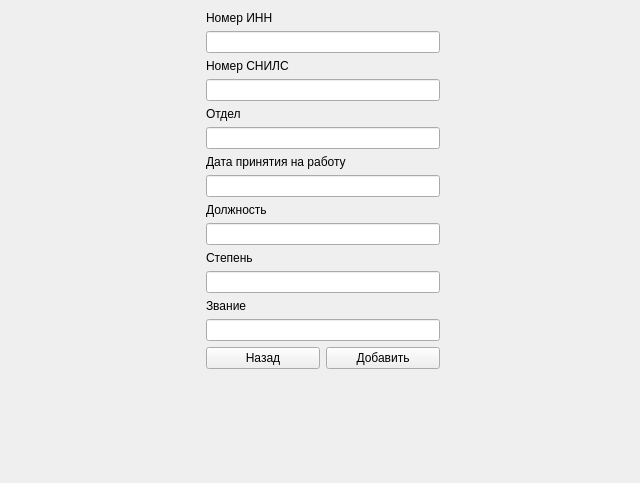
<?xml version="1.0" encoding="UTF-8"?>
<ui version="4.0">
 <class>EInfo</class>
 <widget class="QWidget" name="EInfo">
  <property name="geometry">
   <rect>
    <x>0</x>
    <y>0</y>
    <width>640</width>
    <height>483</height>
   </rect>
  </property>
  <property name="windowTitle">
   <string>Данные сотрудника</string>
  </property>
  <layout class="QFormLayout" name="formLayout">
   <property name="leftMargin">
    <number>200</number>
   </property>
   <property name="rightMargin">
    <number>200</number>
   </property>
   <item row="2" column="1">
    <widget class="QLineEdit" name="inn_id"/>
   </item>
   <item row="6" column="1">
    <widget class="QLineEdit" name="pens_id"/>
   </item>
   <item row="9" column="1">
    <widget class="QLineEdit" name="department"/>
   </item>
   <item row="13" column="1">
    <widget class="QLineEdit" name="date"/>
   </item>
   <item row="17" column="1">
    <widget class="QLineEdit" name="position"/>
   </item>
   <item row="19" column="1">
    <widget class="QLabel" name="label_2">
     <property name="text">
      <string>Степень</string>
     </property>
    </widget>
   </item>
   <item row="22" column="1">
    <widget class="QLineEdit" name="degree"/>
   </item>
   <item row="5" column="1">
    <widget class="QLabel" name="label_6">
     <property name="text">
      <string>Номер СНИЛС</string>
     </property>
    </widget>
   </item>
   <item row="1" column="1">
    <widget class="QLabel" name="label_7">
     <property name="text">
      <string>Номер ИНН</string>
     </property>
    </widget>
   </item>
   <item row="8" column="1">
    <widget class="QLabel" name="label_5">
     <property name="text">
      <string>Отдел</string>
     </property>
    </widget>
   </item>
   <item row="16" column="1">
    <widget class="QLabel" name="label_3">
     <property name="text">
      <string>Должность</string>
     </property>
    </widget>
   </item>
   <item row="12" column="1">
    <widget class="QLabel" name="label_4">
     <property name="text">
      <string>Дата принятия на работу</string>
     </property>
    </widget>
   </item>
   <item row="24" column="1">
    <widget class="QLabel" name="label">
     <property name="text">
      <string>Звание</string>
     </property>
    </widget>
   </item>
   <item row="25" column="1">
    <widget class="QLineEdit" name="rank"/>
   </item>
   <item row="26" column="1">
    <layout class="QHBoxLayout" name="horizontalLayout">
     <item>
      <widget class="QPushButton" name="prevButton">
       <property name="text">
        <string>Назад</string>
       </property>
      </widget>
     </item>
     <item>
      <widget class="QPushButton" name="addButton">
       <property name="text">
        <string>Добавить</string>
       </property>
      </widget>
     </item>
    </layout>
   </item>
  </layout>
 </widget>
 <resources/>
 <connections/>
</ui>
